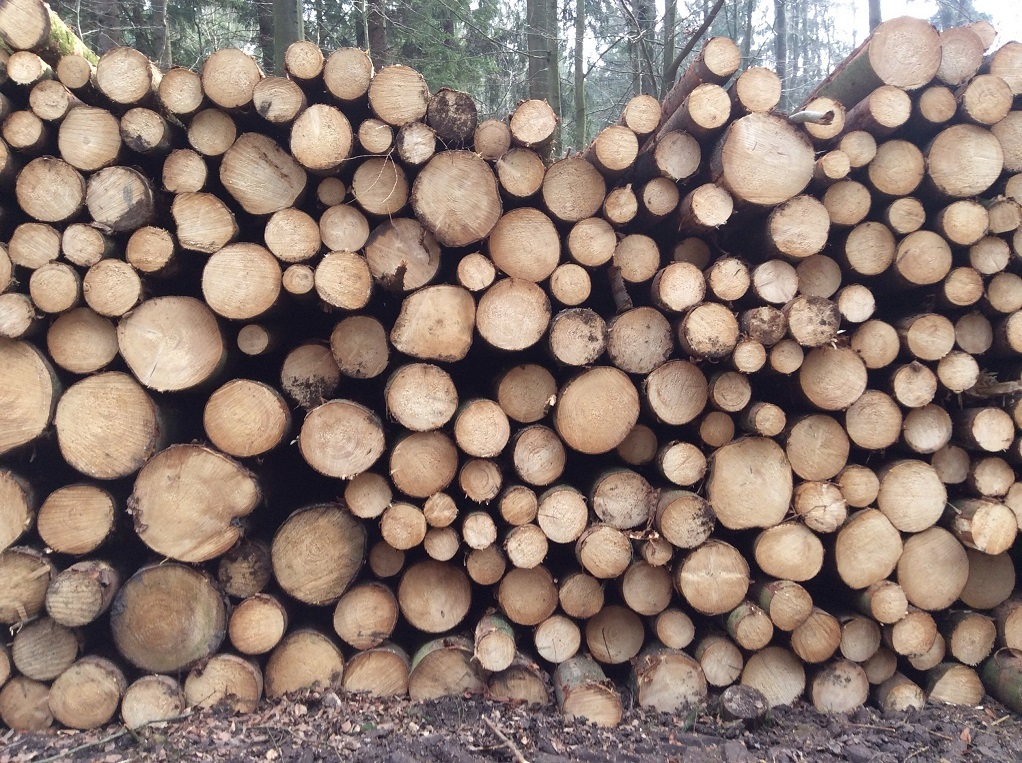
#> input picture 1_Basics_of_Computer_Vision/images/IMG_1009.JPG, 1022 x 763 px, found by its file name
$ jupyter execute histograms.ipynb
#> lines starting #> are read from the running program, lines starting #| are printed output that depends on the picture; after the words box and inside, x2 and y2 are one past the last pixel; in counts of white or black regions, pixels touching at a corner belong together
# Computer Vision – Histograms

Entonces, ¿qué es exactamente un histograma?

Un histograma representa la distribución de las intensidades de píxeles (ya sea color o escala de grises) en una imagen. Se puede visualizar como un gráfico (o gráfico) que proporciona una intuición de alto nivel de la distribución de intensidad (valor de píxel).

Vamos a asumir un espacio de color RGB en este ejemplo, por lo que estos valores de píxel estarán en el rango de 0 a 255. Al trazar el histograma, el eje X sirve como nuestras "bins o contenedores". Si construimos un histograma con 256 bins, entonces estamos contando efectivamente la cantidad de veces que ocurre cada valor de píxel. Por el contrario, si usamos solo 2 bins, entonces estamos contando el número de veces que un píxel está en el rango [0, 128] o [128, 255]. El número de píxeles agrupados en el valor del eje x se traza en el eje y.

En la Figura anterior, hemos trazado un histograma con 256 bins a lo largo del eje xy el porcentaje de píxeles que caen en las bins dadas a lo largo del eje y. Al examinar el histograma, tener en cuenta que hay tres picos primarios. El primer pico en el histograma es alrededor de x = 20, donde vemos un pico en el número de píxeles, claramente hay algún tipo de objeto en la imagen que tiene un valor muy oscuro. Luego vemos un pico ascendente mucho más lento en el histograma, donde comenzamos a ascender alrededor de x = 50 y finalmente terminamos el descenso alrededor de x = 120. Esta región probablemente se refiere a una región de fondo de la imagen. Finalmente, vemos que hay un número muy grande de píxeles en el rango x = 220 a x = 245. Es difícil decir exactamente qué es esta región, pero debe dominar una gran parte de la imagen.

Al simplemente examinar el histograma de una imagen, obtenemos una comprensión general sobre el contraste, el brillo y la distribución de la intensidad.

### Setup

[cell 1]
import cv2
import numpy as np
from matplotlib import pyplot as plt

## Color Histograms

[cell 2]
image = cv2.imread("C:/Users/algonzalez/source/repos/Computer_Vision/1_Basics_of_Computer_Vision/images/IMG_1009.JPG")
#> image is the input picture: shape (763, 1022, 3); mean B, G, R 113.4, 123.2, 142.3

# Extraer los canales de imagen, inicializar la tupla de colores y la figura
chans = cv2.split(image)
colors = ("b", "g", "r")
plt.figure(figsize=(8, 6))
plt.title("'Flattened' Color Histogram")
plt.xlabel("Bins")
plt.ylabel("# of Pixels")

# loop sobre los canales de la imagen
for (chan, color) in zip(chans, colors):
    # crear un histograma para el canal actual y trazarlo
    hist = cv2.calcHist([chan], [0], None, [256], [0, 256])
    plt.plot(hist, color = color)
    plt.xlim([0, 256])
#> this loop made 3 passes
#> color on passes 1 to 3: 'b', 'g', 'r'

# Pasemos a los histogramas 2D. Necesitamos reducir el
# número de contenedores en el histograma de 256 a 32 para que podamos
# visualizar mejor los resultados
fig = plt.figure(figsize=(15, 15))

# trazar un histograma de color 2D para verde y azul
ax = fig.add_subplot(131)
hist = cv2.calcHist([chans[1], chans[0]], [0, 1], None, [32, 32],
    [0, 256, 0, 256])
p = ax.imshow(hist, interpolation="nearest")
ax.set_title("2D Color Histogram for G and B")
plt.colorbar(p)

#
ax = fig.add_subplot(132)
hist = cv2.calcHist([chans[1], chans[2]], [0, 1], None, [32, 32],
    [0, 256, 0, 256])
p = ax.imshow(hist, interpolation="nearest")
ax.set_title("2D Color Histogram for G and R")
plt.colorbar(p)

# trazar un histograma de color 2D para azul y rojo
ax = fig.add_subplot(133)
hist = cv2.calcHist([chans[0], chans[2]], [0, 1], None, [32, 32],
    [0, 256, 0, 256])
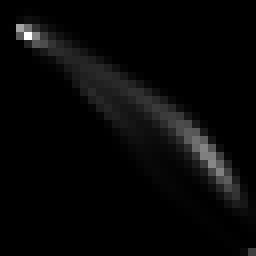
#> hist: shape (32, 32) float32 (shown 8 times larger); min 0, max 24359, mean 761.5; drawn with min black and max white
p = ax.imshow(hist, interpolation="nearest")
ax.set_title("2D Color Histogram for B and R")
plt.colorbar(p)

# finalmente, examinar la dimensionalidad de uno de los 2D histogramas
print("2D histogram shape: {}, with {} values".format(
    hist.shape, hist.flatten().shape[0]))
#| 2D histogram shape: (32, 32), with 1024 values

# nuestro histograma 2D solo pudo tomar en cuenta 2 de los 3
# canales en la imagen, así que ahora vamos a construir un histograma de color 3D
# (utilizando todos los canales) con 8 bins en cada dirección
# no se puede dibujar el histograma 3D, así que solo mostraremos la forma del histograma
hist = cv2.calcHist([image], [0, 1, 2],
    None, [8, 8, 8], [0, 256, 0, 256, 0, 256])
print("3D histogram shape: {}, with {} values".format(
    hist.shape, hist.flatten().shape[0]))
#| 3D histogram shape: (8, 8, 8), with 512 values

plt.show()
#> figure, not shown here; curve peaks at x = 32, y = 8450; curve peaks at x = 21, y = 7361; curve peaks at x = 210, y = 6216
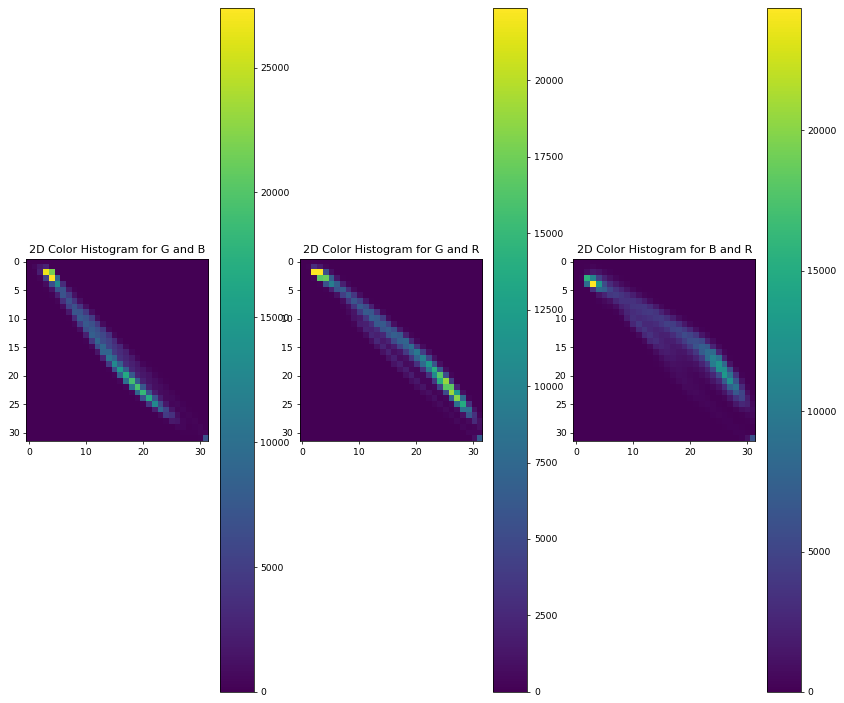
#> figure drawn by matplotlib, 6 panels

## Equalize

La ecualización del histograma mejora el contraste de una imagen al "estirar" la distribución de píxeles. Hay que considerar un histograma con un gran pico en el centro de la misma. La aplicación de la ecualización de histograma extenderá el pico hacia la esquina de la imagen, mejorando así el contraste global de la imagen. La ecualización de histogramas se aplica a imágenes en escala de grises.

[cell 3]
image = cv2.imread("C:/Users/algonzalez/source/repos/Computer_Vision/1_Basics_of_Computer_Vision/images/IMG_1009.JPG")
image = cv2.cvtColor(image, cv2.COLOR_BGR2GRAY)
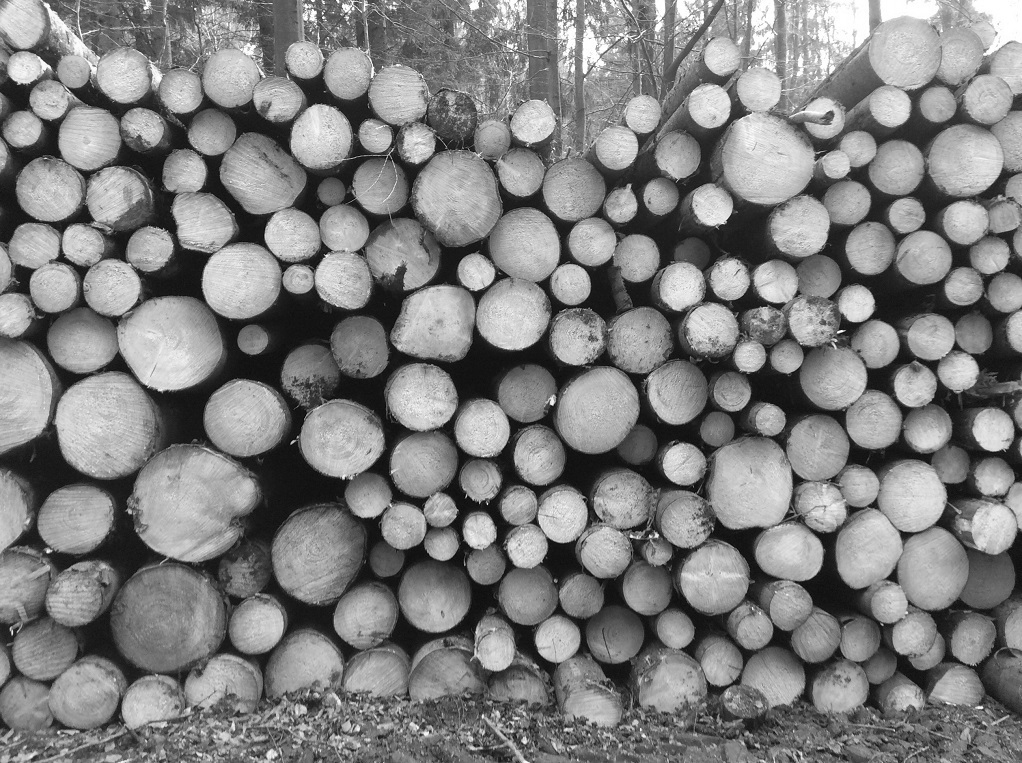
#> image: shape (763, 1022); min 1, max 255, mean 127.8

# aplicar ecualización de histograma para estirar el contraste de nuestra imagen
eq = cv2.equalizeHist(image)
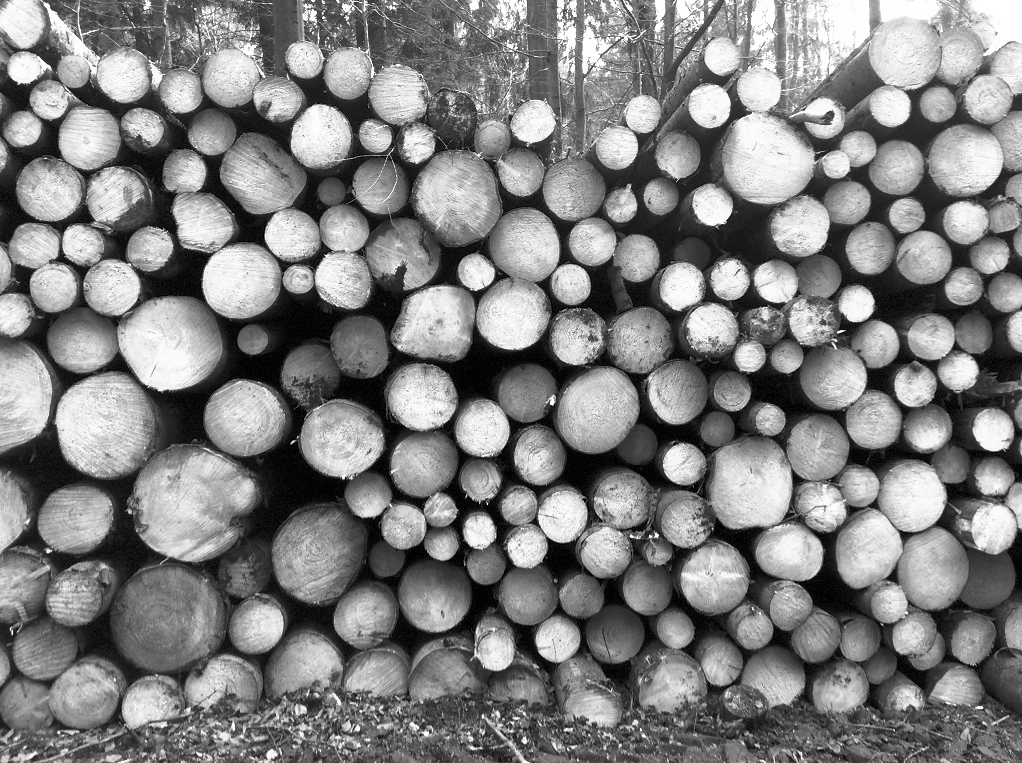
#> eq: shape (763, 1022); min 0, max 255, mean 128.1

# mostrar nuestras imágenes: observar cómo el contraste de la segunda imagen tiende ha estirarse
cv2.imshow("Original", image)
cv2.imshow("Histogram Equalization", eq)
cv2.waitKey(0)
cv2.destroyAllWindows()

## Grayscale Histograms

[cell 4]
image = cv2.imread("C:/Users/algonzalez/source/repos/Computer_Vision/1_Basics_of_Computer_Vision/images/IMG_1009.JPG")
image = cv2.cvtColor(image, cv2.COLOR_BGR2GRAY)

# Contruir un histograma de escala de grises
hist = cv2.calcHist([image], [0], None, [256], [0, 256])
#> hist = 256 values, max 7096 at index 24, min 0 at index 0, mean 3046

plt.figure()
plt.title("Grayscale Histogram")
plt.xlabel("Bins")
plt.ylabel("# of Pixels")
plt.plot(hist)
plt.xlim([0, 256])

# Normalizar el histograma
hist /= hist.sum()
#> hist = 256 values, max 0.0091 at index 24, min 0 at index 0, mean 0.00391

# Histograma normalizdo
plt.figure()
plt.title("Grayscale Histogram (Normalized)")
plt.xlabel("Bins")
plt.ylabel("% of Pixels")
plt.plot(hist)
plt.xlim([0, 256])
plt.show()
#> figure, not shown here; curve peaks at x = 24, y = 7096
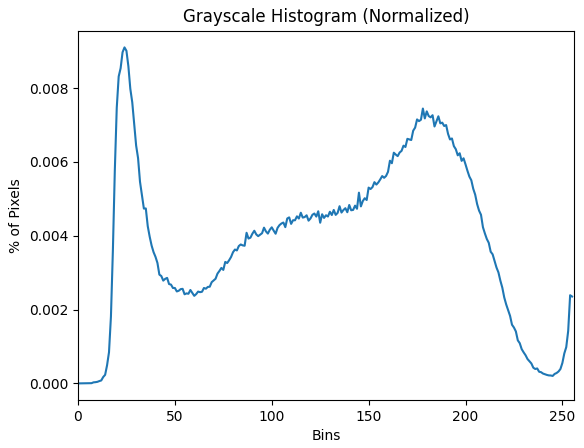
#> figure drawn by matplotlib, 1 panel; curve peaks at x = 24, y = 0.0091

## Histogram by mask

[cell 5]
def plot_histogram(image, title, mask=None):
    # Extraer los canales de imagen, inicializar la tupla de colores y la figura
    chans = cv2.split(image)
    colors = ("b", "g", "r")
    plt.figure()
    plt.title(title)
    plt.xlabel("Bins")
    plt.ylabel("# of Pixels")

    # loop sobre los canales de la imagen
    for (chan, color) in zip(chans, colors):
        # crear un histograma para el canal actual y trazarlo
        hist = cv2.calcHist([chan], [0], mask, [256], [0, 256])
        plt.plot(hist, color=color)
        plt.xlim([0, 256])

[cell 6]
# Cargar imagen y trazar un histograma para ello.
image = cv2.imread("C:/Users/algonzalez/source/repos/Computer_Vision/1_Basics_of_Computer_Vision/images/file.jpeg")
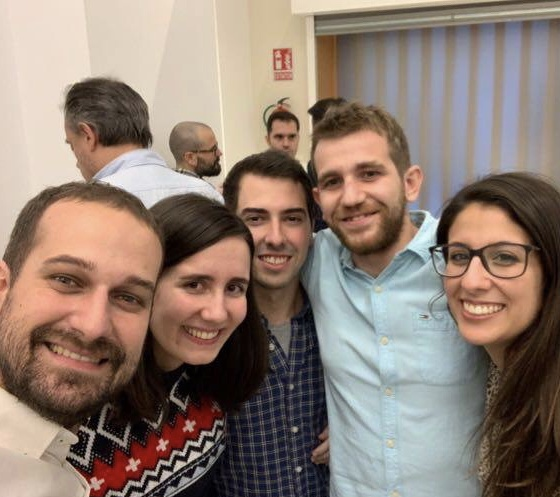
#> input picture 1_Basics_of_Computer_Vision/images/file.jpeg, 560 x 497 px, found by its file name
#> image is the input picture: shape (497, 560, 3); mean B, G, R 113.7, 124.6, 141.8
plot_histogram(image, "Histogram for Original Image")
#> the loop in plot_histogram, `for (chan, color) in zip(chans, colors):` made 3 passes

# construir una máscara para nuestra imagen - nuestra máscara será NEGRA para las regiones
# queremos IGNORAR y BLANCO para las regiones que queremos EXAMINAR
mask = np.zeros(image.shape[:2], dtype="uint8")
cv2.rectangle(mask, (60, 290), (210, 390), 255, -1)
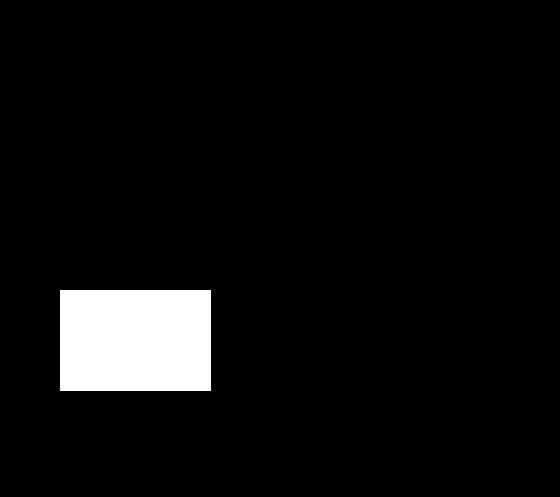
#> mask: shape (497, 560); 5.5% white; 1 white region, box (x1, y1, x2, y2) and area: (60, 290, 211, 391) 15251
cv2.imshow("Mask", mask)
cv2.waitKey(0)
cv2.destroyAllWindows()

# ¿Cómo se veria enmascarar nuestra imagen?
masked = cv2.bitwise_and(image, image, mask=mask)
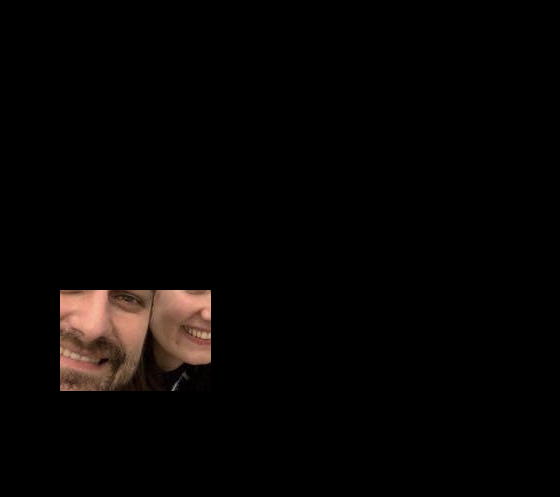
#> masked: shape (497, 560, 3); mean B, G, R 3.8, 4.7, 6.8
cv2.imshow("Applying the Mask", masked)
cv2.waitKey(0)
cv2.destroyAllWindows()

# calcular un histograma para nuestra imagen, pero solo incluiremos píxeles en
# la región enmascarada
plot_histogram(image, "Histogram for Masked Image", mask=mask)
#> the loop in plot_histogram (call 2), `for (chan, color) in zip(chans, colors):` made 3 passes

plt.show()
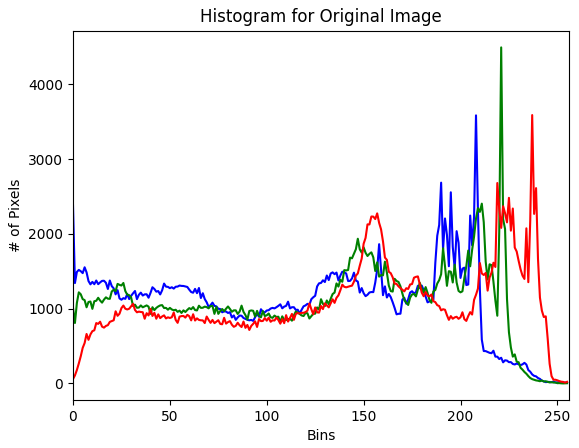
#> figure drawn by matplotlib, 1 panel; curve peaks at x = 208, y = 3585; curve peaks at x = 221, y = 4494; curve peaks at x = 237, y = 3589
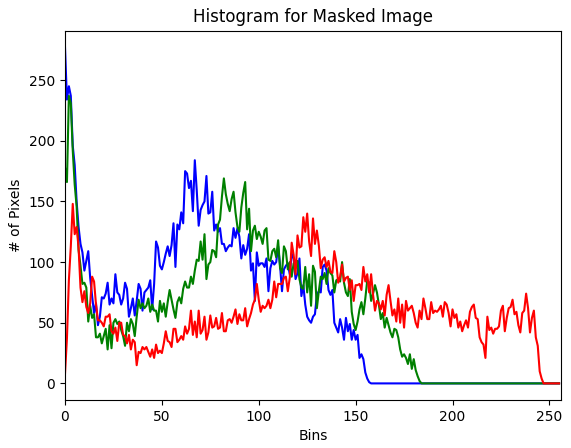
#> figure drawn by matplotlib, 1 panel; curve peaks at x = 0, y = 277; curve peaks at x = 2, y = 237; curve peaks at x = 4, y = 148
